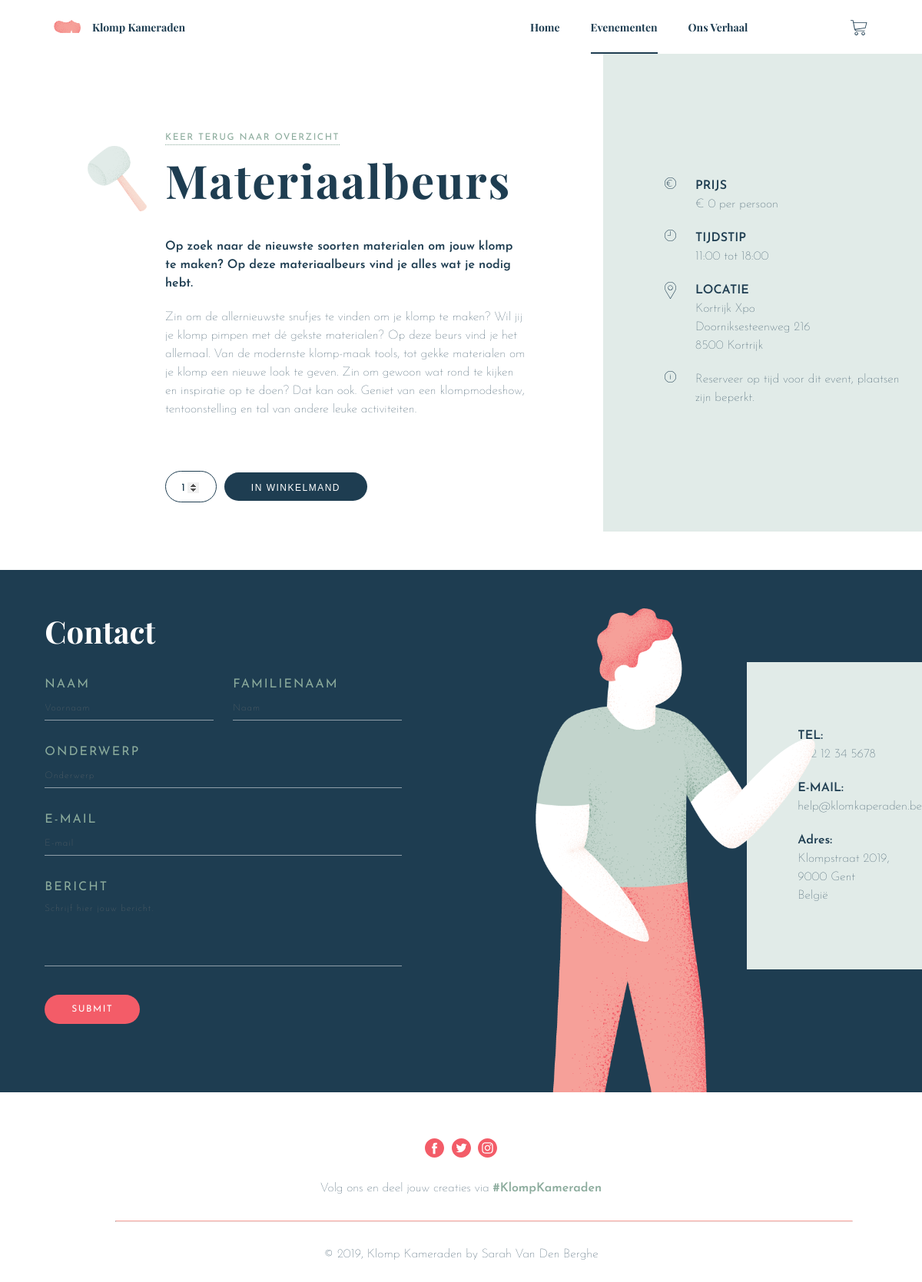
The app's page /index.php?page=detail&id=3 with its own data.
### tables this page shows
CREATE TABLE `int2_events` (
  `id` int(11) NOT NULL,
  `name` varchar(255) NOT NULL,
  `date` date NOT NULL,
  `price` decimal(10,0) NOT NULL,
  `slug` varchar(255) NOT NULL,
  `info` text NOT NULL,
  `time` varchar(255) NOT NULL,
  `location` varchar(255) NOT NULL,
  `requirements` varchar(255) NOT NULL,
  `image` varchar(30) NOT NULL
);

### controller/Controller.php (called while the page is built, shortened)
<?php
class Controller {
  public $route;
  public function filter() {
    call_user_func(array($this, $this->route['action']));
  }
  public function render() {
    $this->createViewVarWithContent();
  }
  private function createViewVarWithContent() {
    require __DIR__ . '/../view/' . strtolower($this->route['controller']) . '/' . $this->route['action'] . '.php';
  }
  private function renderInLayout() {
    include __DIR__ . '/../view/layout.php';
  }
}

### index.php (called while the page is built, shortened)
<?php
$routes = array(
  'home' => array(
    'controller' => 'Pages',
    'action' => 'index'
  ),
  'events' => array(
    'controller' => 'Pages',
    'action' => 'events'
  ),
    'detail' => array(
    'controller' => 'Pages',
    'action' => 'detail'
  ),
  'story' => array(
    'controller' => 'Pages',
    'action' => 'story'
   ),
   'cart' => array(
    'controller' => 'Orders',
    'action' => 'cart'
  ),
   'checkout' => array(
    'controller' => 'Orders',
    'action' => 'checkout'
  ),
   'confirmation' => array(
    'controller' => 'Orders',
    'action' => 'confirmation'
  )
);
$route = $routes[$_GET['page']];
$controllerObj = new $controllerName();
$controllerObj->route = $route;
$controllerObj->filter();
$controllerObj->render();

### controller/PagesController.php (called while the page is built, shortened)
<?php
require_once __DIR__ . '/Controller.php';
require_once __DIR__ . '/../dao/EventDAO.php';
class PagesController extends Controller {
  private $eventDAO;
  function __construct() {
    $this->eventDAO = new EventDAO();
  }
  public function detail() {
    if(!empty($_GET['id'])){
      $event = $this->eventDAO->selectById($_GET['id']);
    }
  }
}

### dao/EventDAO.php (called while the page is built, shortened)
<?php
class EventDAO extends DAO {
  public function selectById($id){
    $sql = "SELECT * FROM `int2_events` WHERE `id` = :id";
    $stmt = $this->pdo->prepare($sql);
    $stmt->bindValue(':id',$id);
    $stmt->execute();
    return $stmt->fetch(PDO::FETCH_ASSOC);
  }
}

### view/pages/detail.php (the view, shortened to what this page needs)
<article class="detail">
    <img class="detail__image" src="assets/img/events/<?php echo $event['image']; ?>.png" alt="<?php echo $event['image']; ?>" width="85">
    <div class="detail__text">
        <a class="detail__return" href="index.php?page=events#filter">Keer terug naar overzicht</a>
        <h1 class="title title--detail"><?php echo $event['name'] ?></h1>
        <p class="text--bold detail__slug"><?php echo $event['slug'] ?></p>
        <p><?php echo $event['info'] ?></p>
        <form method="post" action="index.php?page=cart" class="form-detail">
            <label class="quantity-label" for="quantity"><span class="hidden">Aantal</span>
                <input class="quantity quantity-input" id="quantity" type="number" size="2" min="1" max="10" name="quantity" value="1" />
            </label>
            <button class="button" type="submit" name="action" value="add">In winkelmand</button>
        </form>
    </div>
        <div class="detail__background">
    </div>
    <dl class="detail__practical">
        <dt class="text--bold detail__icon detail__icon--price">Prijs</dt>
        <dd>€ <?php echo $event['price'] ?> per persoon</dd>
        <dt class="text--bold detail__icon detail__icon--time">Tijdstip</dt>
        <dd><?php echo $event['time'] ?></dd>
        <dt class="text--bold detail__icon detail__icon--location">Locatie</dt>
        <dd><?php echo $event['location'] ?></dd>
        <dd class="detail__icon detail__icon--info"><?php echo $event['requirements'] ?></dd>
    </dl>
</article>

### css/style.css (style rules this page uses)
*, *::before, *::after { box-sizing: border-box; }
html { box-sizing: inherit; font-size: 62.5%; }
body { font-size: 1.6rem; line-height: 1.5; color: #1E3D51; font-family: 'Josefin', sans-serif; font-weight: 300; }
a { color: #1E3D51; }
input { font-family: 'Josefin', sans-serif; }
.button { color: white; text-transform: uppercase; letter-spacing: 0.15rem; font-size: 1.2rem; text-decoration: none; font-weight: 400; display: inline-block; padding: 1.3rem 3.5rem 1rem; background-color: #1E3D51; margin-top: 4rem; margin-bottom: 4rem; border-radius: 2.5rem; transition: 0.2s; width: fit-content; }
.title { font-size: 6rem; letter-spacing: 0.2rem; font-family: 'Playfair', serif; display: inline-block; margin: 19rem 0 3rem; }
.text--bold { font-weight: 700; }
dt { text-transform: uppercase; }
*::placeholder { font-size: 1.2rem; font-family: 'Josefin', sans-serif; letter-spacing: 0.1rem; font-weight: 300; }
dd { padding-bottom: 2rem; }
.detail { display: grid; grid-template-columns: 1fr 55rem 39rem 1fr; grid-column-gap: 2rem; }
.detail__image { margin-top: 19rem; margin-left: 11rem; }
.detail__practical { grid-column: 3 / 4; grid-row: 1 / 2; margin-top: 23rem; padding: 0 0 6rem 12rem; display: relative; z-index: 2; }
.detail__text { padding-right: 8rem; display: flex; flex-direction: column; }
.title--detail { margin-top: 0; }
.quantity-input { border: none; outline: none; display: inline-block; text-align:center; font-size: 1.4rem; }
.quantity-label { margin-right: 1rem; border: 0.1rem solid #1E3D51; padding: 1.3rem 1.5rem 1rem; border-radius: 2.5rem; }
.detail__return { margin-top: 17rem; display: inline-block; color: #8BAB9C; font-weight: 400; text-transform: uppercase; font-size: 1.2rem; letter-spacing: 0.15rem; text-decoration: none; border-bottom: 0.1rem dotted #8BAB9C; width: fit-content; }
.detail__background { background-color: #E1EBE8; grid-column: 3 / 5; grid-row: 1 / 2; display: relative; z-index: 1; }
.detail__slug { padding-bottom: 2rem; }
.detail__icon::before { content: " "; display: inline-block; width: 1.5rem; height: 1.5rem; margin-left: -4rem; margin-right: 2.5rem; }
.detail__icon--price::before { background-image: url('../assets/img/icons/price.svg'); }
.detail__icon--time::before { background-image: url('../assets/img/icons/time.svg'); }
.detail__icon--location::before { background-image: url('../assets/img/icons/location.svg'); height: 2.175rem; background-repeat: no-repeat; margin-bottom: -0.7rem; }
.detail__icon--info::before { background-image: url('../assets/img/icons/info.svg'); }
.form-detail { margin-top: 3rem; }
input.quantity { color: #1E3D51; width: 3rem; margin: 0 auto; }
button { border: none; }

### records on screen
int2_events: image (picture), name "Materiaalbeurs", slug "Op zoek naar de nieuwste soorten materialen om jouw klomp te maken? Op deze materiaalbeurs vind je alles wat je nodig hebt.", info "Zin om de allernieuwste snufjes te vinden om je klomp te maken? Wil jij je klomp pimpen met dé gekste materialen? Op deze beurs vind je het allemaal. Van de modernste klomp-maak tools, tot gekke materialen om je klomp een nieuwe look te geven. Zin om gewoon wat rond te kijken en inspiratie op te doen? Dat kan ook. Geniet van een klompmodeshow, tentoonstelling en tal van andere leuke activiteiten.", price "0", time "11:00 tot 18:00", location "Kortrijk Xpo Doorniksesteenweg 216 8500 Kortrijk", requirements "Reserveer op tijd voor dit event, plaatsen zijn beperkt."
